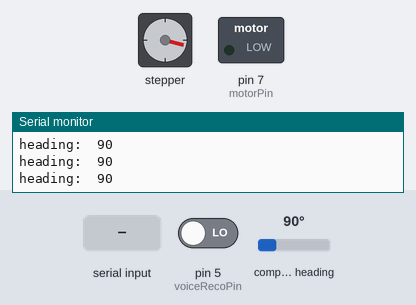
Recording of a sketch running on a simulated Arduino Uno, built with avr-gcc and run on an emulated ATmega328P. Parts: stepper motor, switched loads named in the sketch (green lamp = pin HIGH), the last lines printed to the serial monitor. Wiring (inferred from the names in the program): HMC5883L compass at I2C address 0x1E. The inputs (shaded band) are chosen by the test bench; at power-on: compass heading 90°, pin 5 (voiceRecoPin) LOW. EEPROM starts erased; stepper angles assume 2048 steps per turn.

Above: at 10.3 s.
10.4 s: "200\n" received over the second serial link
At 11.58 s:
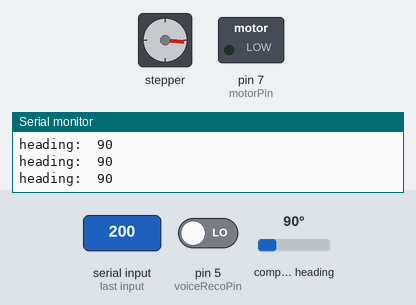
13.4 s: "700\n" received over the second serial link
At 16.2 s:
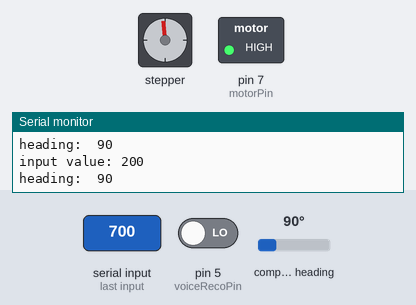
16.4 s: compass heading set to 7°
At 23.1 s:
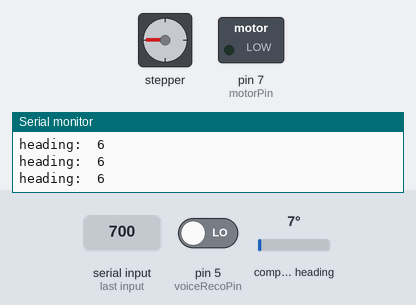
Timing chart, 0 to 24.6 s (numbered marks = the images above; inputs shaded):
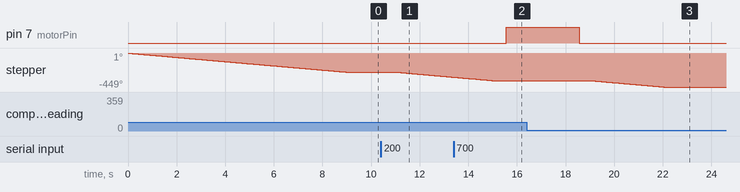

The sketch:

proto.ino
```cpp
#include <Stepper.h>
#include <SoftwareSerial.h>
#include <Wire.h>
#include <EEPROM.h>
#include <I2Cdev.h>
#include <HMC5883L.h>
#define address 0x1E
//#include <MechaQMC5883.h>
//#include <LowPower.h>

int in1Pin=12,in2Pin=11,in3Pin=10,in4Pin=9;
Stepper motor(32,in1Pin,in2Pin,in3Pin,in4Pin);
const int motorPin = 7;
int blueTx=2;
int blueRx=3;
SoftwareSerial mySerial(blueTx, blueRx);
SoftwareSerial BTSerial(blueTx, blueRx);
String myString="";
byte buffer[1024];
int bufferPosition;
int val;
int init_angle=0;
int voiceRecoPin = 5;
int wake = 0;
int wake2 = 1;
HMC5883L mag;
int16_t mx, my, mz;
int input_angle = -1;
//int sleepPin = 6;
//MechaQMC5883 qmc;

void setup(){
  pinMode(in1Pin,OUTPUT); pinMode(in2Pin,OUTPUT);
  pinMode(in3Pin,OUTPUT); pinMode(in4Pin,OUTPUT);
  pinMode(voiceRecoPin,INPUT);

  BTSerial.begin(9600);
  Wire.begin();
  Serial.begin(9600);
  motor.setSpeed(300);
  mySerial.begin(9600);
  bufferPosition = 0;
  Wire.beginTransmission(address);
  Wire.write(0x02);
  Wire.write(0x00);
  Wire.endTransmission();
  mag.initialize();
  init_motor(EEPROM.read(wake2));
  //pinMode(sleepPin, INPUT);
  //qmc.init();
  //qmc.setMode(Mode_Continuous,ODR_200Hz,RNG_2G,OSR_256);
}

int correct(int angle){
  if(abs(angle)>180) {
     if(angle>0){
        return angle-360;
     }
    else {
        return angle+360;
     }
  }

  else {
    return angle;
  }
}

void dir_cor(int dst_angle, int cur_angle){
  int final_angle = dst_angle - cur_angle;
  final_angle = correct(final_angle);
  final_angle -= init_angle;
  final_angle = correct(final_angle);

  init_angle += final_angle;
  init_angle = correct(init_angle);

  if (init_angle >= 0)
  {
    EEPROM.write(wake, init_angle);
    EEPROM.write(wake2, 0);
  }

  else if (init_angle < 0)
  {
    EEPROM.write(wake, -init_angle);
    EEPROM.write(wake2, 1);
  }

  int val = map(final_angle,0,360,0,2048);
  motor.step(-val);
}

void wrong_vib(int b){
  if(b == 700){
  analogWrite(7, 200);
  delay(3000);
  analogWrite(7, 0);
  }
}

int compass(){
  mag.getHeading(&mx, &my, &mz);
  float heading = atan2(my, mx);
  if(heading < 0)
  heading += 2 * M_PI;
  float  heading2 = heading * 180/M_PI;
  Serial.print("heading:\t");
  Serial.println((int)heading2);

  return heading2;

   /*
  int x,y,z; //triple axis data
  double angle;

  Wire.beginTransmission(address);
  Wire.write(0x03);
  Wire.endTransmission();

  Wire.requestFrom(address, 6);
  if(6<=Wire.available()){
    x = Wire.read()<<8; //X msb
    x |= Wire.read(); //X lsb
    z = Wire.read()<<8; //Z msb
    z |= Wire.read(); //Z lsb
    y = Wire.read()<<8; //Y msb
    y |= Wire.read(); //Y lsb
  }
  angle = (double)atan2(y, x);

  float declinationAngle = -(8+26/60)*PI/180;
  angle += declinationAngle;

  if (angle < 0){
    angle += 2*PI;
  }

  if (angle > 2*PI){
    angle -= 2*PI;
  }

 float bearing = angle * 180/PI;

  Serial.println("Azimuth : "+String(bearing));

  angle = 0;
  bearing = 0;

  delay(500);

  //return (int)bearing;
  */

  /*
  int x,y,z;
  int a;

  qmc.read(&x,&y,&z);
  a = qmc.azimuth(&y,&x);
  Serial.print("x: ");
  Serial.print(x);
  Serial.print(" y: ");
  Serial.print(y);
  Serial.print(" z: ");
  Serial.print(z);
  Serial.print(" a: ");
  Serial.print(a);
  Serial.println();
  delay(100);

  return a;
  */
}

void init_motor(int a){
  int angle = EEPROM.read(wake);

  if(angle!=0){
    int val2 = map(angle,0,360,0,2048);

    if (a>0) {
    motor.step(-val2);
    }

    else {
    motor.step(val2);
    }
  }

  init_angle = 0;
  EEPROM.write(wake, 0);
  EEPROM.write(wake2, 0);
}

/*
void wakeUp()
{

}

void sleepMode(int c)
{
  if (c == 1)
  {
  init_motor();

  BTSerial.println("Power Off");
  attachInterrupt(0, wakeUp, LOW);  // LOW, HIGH, RISING, FALLING, CHANGE

  LowPower.powerDown(SLEEP_FOREVER, ADC_OFF, BOD_OFF);

  detachInterrupt(0);
  }

  else if (c == 0)
  {
    wakeUp();
  }
}
*/

void voiceReco (int d)
{
  if (d==1)
  {
    BTSerial.println("button");
  }
}

void loop(){
//int sleepButtonInput = digitalRead(sleepPin);
  int voiceRecoInput = digitalRead(voiceRecoPin);
  bool readSomething = false;

  while (mySerial.available())
  {
    int inChar = mySerial.read();
    if (isDigit(inChar) || inChar == '-'){
      myString += (char)inChar;
      readSomething = true;
    }
  }

  if (readSomething && myString.toInt() <= 360 && 0 <= myString.toInt()) {
    input_angle = myString.toInt();
  }

  compass();

  delay(500);
  wrong_vib(myString.toInt());

  if (myString.toInt() <= 360 && 0 <= myString.toInt() && input_angle != -1){
    dir_cor(input_angle, compass());
   }

   /*
  if (sleepButtonInput == 1)
  {
    wake += sleepButtonInput;
  }
  */

//sleepMode(sleepButtonInput);

  voiceReco(voiceRecoInput);

  if(!myString.equals(""))
  {
    Serial.println("input value: "+myString);

    myString = "";
  }

}
```

Measured:
- after the input at 10.4 s, stepper: keeps turning counter-clockwise at about 29°/s, starting after 0.74 s
- after the input at 13.4 s, pin 7 (motorPin): LOW → HIGH after 2.2 s
- after the input at 16.4 s, stepper: turns 84° counter-clockwise in 3.0 s, starting after 2.7 s
